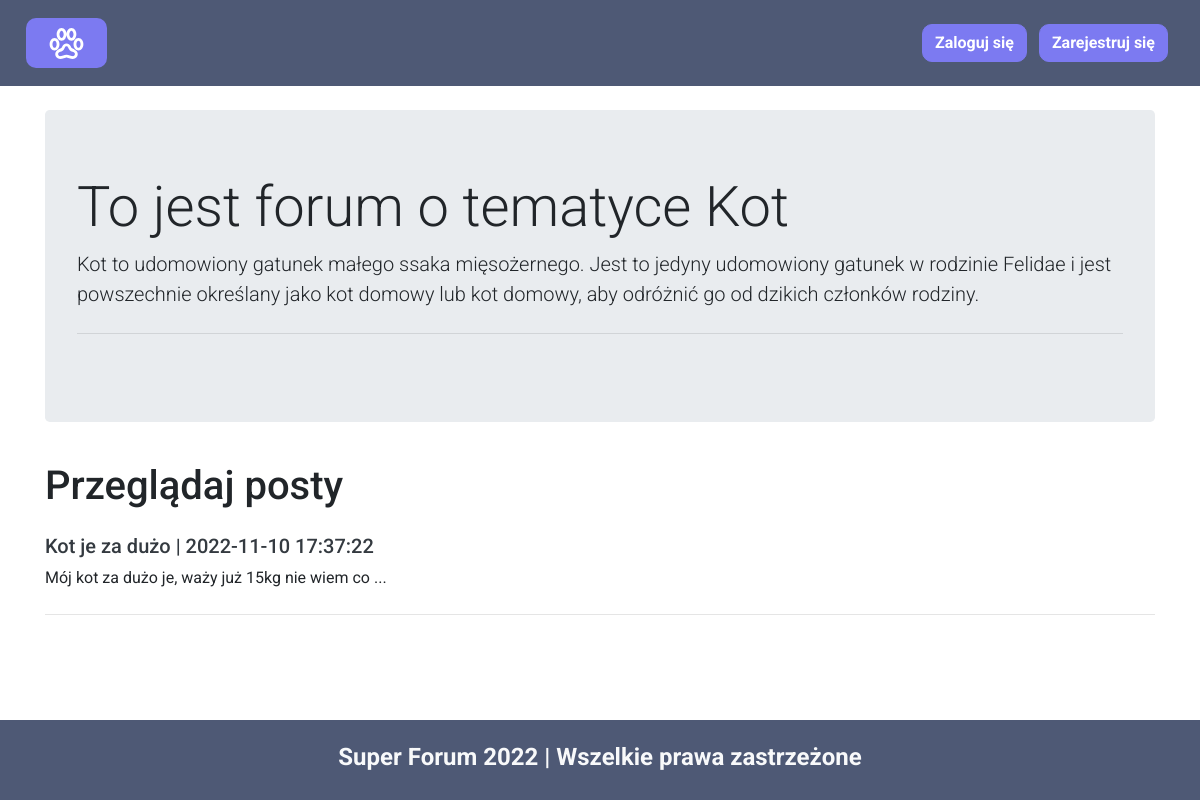
The page /watek.php?catid=1 on the database its author committed.
### tables this page shows
CREATE TABLE `kategorie` (
  `category_id` int(8) NOT NULL,
  `category_name` varchar(255) NOT NULL,
  `category_description` varchar(255) NOT NULL,
  `created` datetime NOT NULL DEFAULT current_timestamp()
);

CREATE TABLE `threads` (
  `threads_id` int(8) NOT NULL,
  `thread_title` varchar(255) NOT NULL,
  `thread_description` text NOT NULL,
  `thread_cat_id` int(8) NOT NULL,
  `thread_user_id` int(8) NOT NULL,
  `timestamp` datetime NOT NULL DEFAULT current_timestamp()
);

### watek.php (the view, shortened to what this page needs)
<!doctype html>
<html lang="pl">
<head>
    <link rel="stylesheet" href="https://cdn.jsdelivr.net/npm/bootstrap@4.5.3/dist/css/bootstrap.min.css">
    <link rel="stylesheet" href="navbar-style.css">
</head>
<body>
    <?php
    include_once('./navbar.php');
    try {
        require_once('./connect.php');
        $id = $_GET['catid'];
        $sql = "SELECT * FROM `kategorie` WHERE category_id=$id";
        $result = $conn->query($sql);
        while ($row = $result->fetch_assoc()) {
            $catname = $row['category_name'];
            $catdesc = $row['category_description'];
        }
    } catch (Exception $e) {
        $_SESSION['e'] = "<h2 style='color:red; text-align:center; padding-top:20px'>Błąd serwera. Przepraszamy za problemy. Spróbuj później.</h2>";
    }
    ?>
    <div class="container my-4">
        <div class="jumbotron">
            <h1 class="display-4">To jest forum o tematyce <?php echo $catname; ?></h1>
            <p class="lead"><?php echo $catdesc; ?></p>
            <hr class="my-4">
        </div>
    </div>
    <div class="container">
        <h1 class="py-2">Przeglądaj posty</h1>
        <?php
        try {
            $sql2 = "SELECT * FROM `threads` WHERE thread_cat_id=$id";
            $result2 = $conn->query($sql2);
            foreach ($result2 as $row) {
                $id = $row['threads_id'];
                $title = $row['thread_title'];
                $desc = $row['thread_description'];
                $post_time = $row['timestamp'];
                echo '<div class="media my-3">
                        <div class="media-body">
                            <h5 class="mt-0"> <a class="text-dark" href="watek2.php?threadsid='  . $id .  '">' . $title . ' | ' .  $post_time . '</a>' . '</h5>
                            ' . substr($desc, 0, 50) . '...
                        </div>
                    </div>
                    <hr class="my-4">';
            }
        } catch (Exception $e) {
            $_SESSION['e'] = "<h2 style='color:red; text-align:center; padding-top:20px'>Błąd serwera. Przepraszamy za problemy. Spróbuj później.</h2>";
        }
        ?>
    </div>
    <?php include_once('./footer.php') ?>
</body>
</html>

### navbar-style.css (style rules this page uses)
* { font-family: "Roboto", sans-ser !important; box-sizing: border-box; }

### rows shown on the page
kategorie: category_name "Kot", category_description "Kot to udomowiony gatunek małego ssaka mięsożernego. Jest to jedyny udomowiony gatunek w rodzinie Felidae i jest powszechnie określany jako kot domowy lub kot domowy, aby odróżnić go od dzikich członków rodziny."
threads: thread_title "Kot je za dużo", timestamp "2022-11-10 17:37:22", thread_description "Mój kot za dużo je, waży już 15kg nie wiem co"
